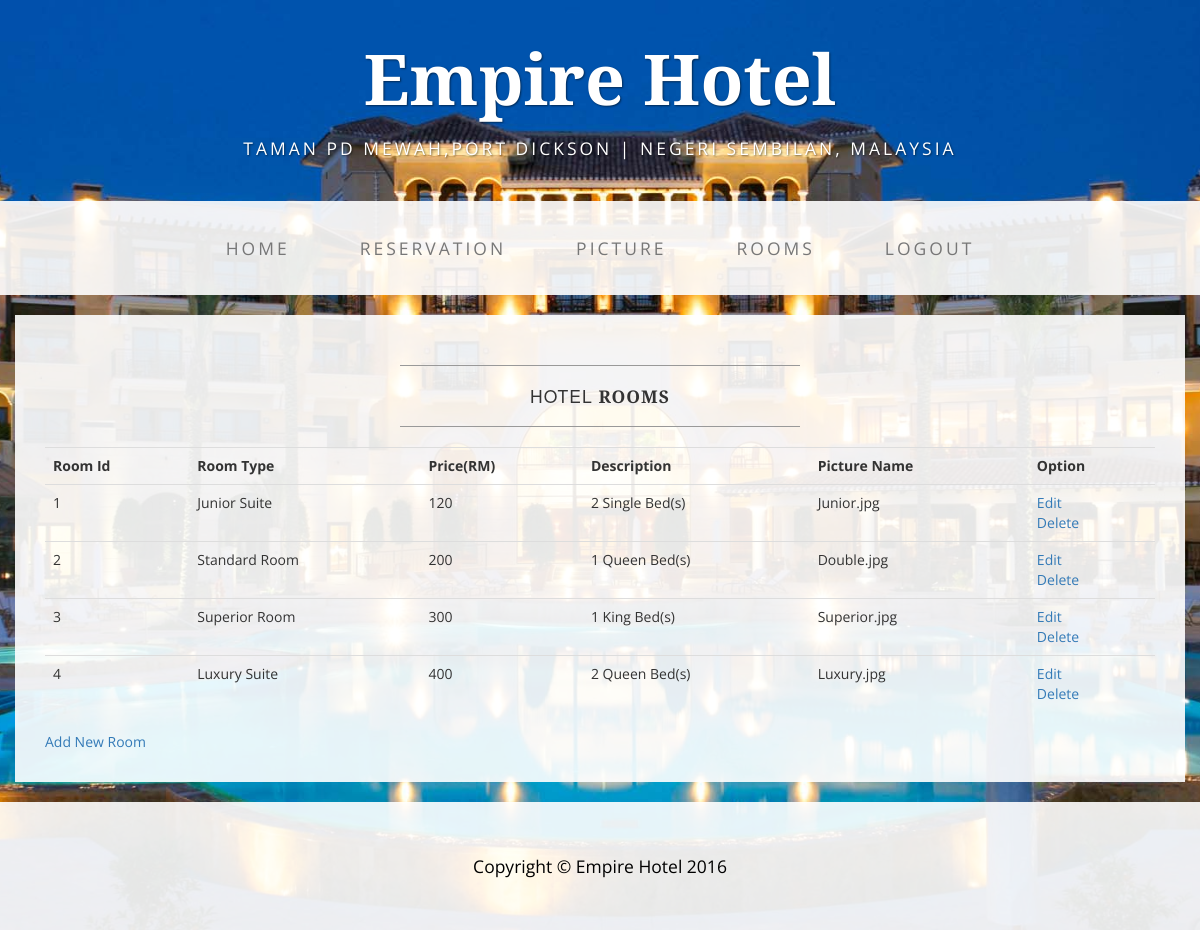
Screenshot of /admin_rooms.php (signed in) with the database file from the repository.
### tables this page shows
CREATE TABLE `rooms` (
  `rooms_id` int(11) NOT NULL,
  `room_type` varchar(30) NOT NULL,
  `room_price` varchar(10) NOT NULL,
  `room_des` varchar(50) NOT NULL,
  `room_info` varchar(9999) NOT NULL,
  `room_pic` varchar(20) NOT NULL
);

CREATE TABLE `picture` (
  `picture_id` int(11) NOT NULL,
  `picture` varchar(100) NOT NULL
);

### admin_rooms.php (the view, shortened to what this page needs)
<?php
include('conn/header.php');
include('conn/a_nav.php');
?>
<div class="container">
        <div class="row">
            <div class="box">
			    <div class="col-lg-12">
                    <hr>
                    <h2 class="intro-text text-center">Hotel
                        <strong>Rooms</strong>
                    </h2>
                    <hr>
                    <table class="table">
					<th>Room Id</th><th>Room Type</th><th>Price(RM)</th><th>Description</th><th>Picture Name</th><th>Option</th>
			    <?php
				if ($result = $mysqli->query("SELECT * FROM rooms a join picture b where a.room_pic=b.picture_id ORDER BY a.rooms_id"))
                {
			    if ($result->num_rows > 0)
                {
				while ($row = $result->fetch_object())
                {
				?>
				    <tr>
					<td><?php echo $row->rooms_id; ?></td>
					<td><?php echo $row->room_type; ?></td>
					<td><?php echo $row->room_price; ?></td>
					<td><?php echo $row->room_des; ?></td>
					<td><?php echo $row->picture; ?></td>
					<td><a href="admin_rooms_edit.php?rooms_id=<?php echo $row->rooms_id;?>">Edit</a><br> <a href="admin_rooms_delete.php?rooms_id=<?php echo $row->rooms_id;?>">Delete</a></td>
					</tr>
				<?php
				}}}
				?>
					</table>
					<a href="admin_rooms_add.php">Add New Room</a>
                </div>
            </div>
        </div>
</div>
<?php
include('conn/a_footer.php');
 ?>

### css/business-casual.css (style rules this page uses)
body { font-family: "Open Sans","Helvetica Neue",Helvetica,Arial,sans-serif; background: url('../img/bg.jpg') no-repeat center center fixed; -webkit-background-size: cover; -moz-background-size: cover; background-size: cover; -o-background-size: cover; }
h1, h2, h3, h4, h5, h6 { text-transform: uppercase; font-family: "Josefin Slab","Helvetica Neue",Helvetica,Arial,sans-serif; font-weight: 700; letter-spacing: 1px; }
hr { max-width: 400px; border-color: #999999; }
.box { margin-bottom: 20px; padding: 30px 15px; background: #fff; background: rgba(255,255,255,0.9); }
.intro-text { text-transform: uppercase; font-size: 1.25em; font-weight: 400; letter-spacing: 1px; }
@media screen and (min-width:1200px) { .box:after { content: ''; display: table; clear: both; } }

### rows the page displays
rooms: rooms_id "1", room_type "Junior Suite", room_price "120", room_des "2 Single Bed(s)", picture.picture "Junior.jpg"
rooms: rooms_id "2", room_type "Standard Room", room_price "200", room_des "1 Queen Bed(s)", picture.picture "Double.jpg"
rooms: rooms_id "3", room_type "Superior Room", room_price "300", room_des "1 King Bed(s)", picture.picture "Superior.jpg"
rooms: rooms_id "4", room_type "Luxury Suite", room_price "400", room_des "2 Queen Bed(s)", picture.picture "Luxury.jpg"
